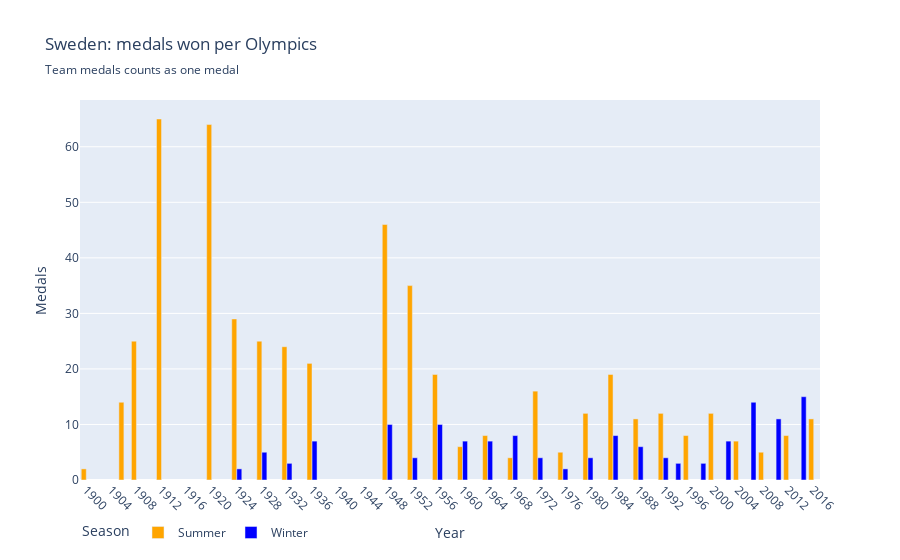

The cell this chart's notebook holds for it:
### Code cell
# Showing Sweden's performance for comparison and to visualize the difference with separated Olympics from 1924.
swe_df = df.loc[df["NOC"] == "SWE"].copy().reset_index()

total_medals = swe_df[["Year", "Season", "Event", "Medal"]].dropna().drop_duplicates(subset=["Year", "Event", "Medal"])
unique_medals = total_medals.groupby(["Year", "Season"])["Medal"].value_counts().unstack().sum(axis=1)
unique_medals_df = pd.DataFrame(unique_medals.reset_index(level="Season")).rename(columns={0: "Medals"})

fig = px.bar(
       data_frame=unique_medals_df,
       x=unique_medals_df.index, 
       y="Medals", 
       title="Sweden: medals won per Olympics", 
       subtitle="Team medals counts as one medal", 
       color="Season", 
       barmode="group", 
       color_discrete_map={"Summer": "orange", "Winter": "blue"})
fig.update_layout(legend=dict(orientation="h"))
fig.update_xaxes(dtick=4, tickangle=45)
fig.show()

### Figure 1 — Plotly figure (JSON) as saved in the notebook; plotly's stock layout.template omitted (floating-point values rounded to 4 significant figures)
{"data": [{"alignmentgroup": "True", "hovertemplate": "Season=Summer<br>Year=%{x}<br>Medals=%{y}<extra></extra>", "legendgroup": "Summer", "marker": {"color": "orange", "pattern": {"shape": ""}}, "name": "Summer", "offsetgroup": "Summer", "orientation": "v", "showlegend": true, "textposition": "auto", "type": "bar", "x": [1900, 1906, 1908, 1912, 1920, 1924, 1928, 1932, 1936, 1948, 1952, 1956, 1960, 1964, 1968, 1972, 1976, 1980, 1984, 1988, 1992, 1996, 2000, 2004, 2008, 2012, 2016], "xaxis": "x", "y": [2.0, 14.0, 25.0, 65.0, 64.0, 29.0, 25.0, 24.0, 21.0, 46.0, 35.0, 19.0, 6.0, 8.0, 4.0, 16.0, 5.0, 12.0, 19.0, 11.0, 12.0, 8.0, 12.0, 7.0, 5.0, 8.0, 11.0], "yaxis": "y"}, {"alignmentgroup": "True", "hovertemplate": "Season=Winter<br>Year=%{x}<br>Medals=%{y}<extra></extra>", "legendgroup": "Winter", "marker": {"color": "blue", "pattern": {"shape": ""}}, "name": "Winter", "offsetgroup": "Winter", "orientation": "v", "showlegend": true, "textposition": "auto", "type": "bar", "x": [1924, 1928, 1932, 1936, 1948, 1952, 1956, 1960, 1964, 1968, 1972, 1976, 1980, 1984, 1988, 1992, 1994, 1998, 2002, 2006, 2010, 2014], "xaxis": "x", "y": [2.0, 5.0, 3.0, 7.0, 10.0, 4.0, 10.0, 7.0, 7.0, 8.0, 4.0, 2.0, 4.0, 8.0, 6.0, 4.0, 3.0, 3.0, 7.0, 14.0, 11.0, 15.0], "yaxis": "y"}], "layout": {"barmode": "group", "legend": {"orientation": "h", "title": {"text": "Season"}, "tracegroupgap": 0}, "title": {"subtitle": {"text": "Team medals counts as one medal"}, "text": "Sweden: medals won per Olympics"}, "xaxis": {"anchor": "y", "domain": [0, 1], "dtick": 4, "tickangle": 45, "title": {"text": "Year"}}, "yaxis": {"anchor": "x", "domain": [0, 1], "title": {"text": "Medals"}}}}
